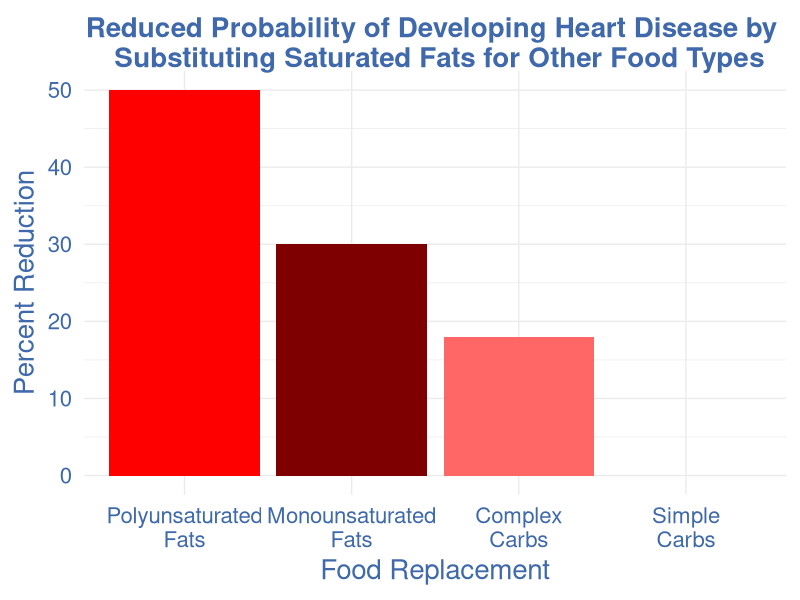

Here is the R script that generated this plot:
#Install Packages
list.of.packages <- c("ggplot2", "ggthemes")
new.packages <- list.of.packages[!(list.of.packages %in% installed.packages()[,"Package"])]
if(length(new.packages)) install.packages(new.packages)
lapply(list.of.packages, require, character.only = TRUE)

## theme

# https://material.io/design/color/the-color-system.html#tools-for-picking-colors
pal_heart <- c("#ff0000", "#7f0000", "#ff6666",  "#ffb2b2", "#E9967A","#A52A2A")
blue_heart <- "#3F69AA"

############# color pieces!
scale_fill_heart <- function(){
  
  structure(list(
    scale_fill_manual(values=pal_heart)
  ))
}

scale_color_discrete_heart <- function(){
  
  structure(list(
    scale_color_manual(values=pal_heart)
  ))
}

scale_color_continuous_heart <- function(){
  
  structure(list(
    scale_color_gradientn(colours = pal_heart)
  ))
}
##################################

theme_heart <- function(base_size = 20, base_family = "Helvetica",
                        base_line_size = base_size / 42,
                        base_rect_size = base_size / 42) {
  # Starts with theme_bw and remove most parts
  theme_bw(
    base_size = base_size,
    base_family = base_family,
    base_line_size = base_line_size,
    base_rect_size = base_rect_size
  ) %+replace%
    theme(
      axis.ticks      = element_blank(),
      axis.text       = element_text(size = 16,color=blue_heart),
      axis.title = element_text(color = blue_heart),
      legend.background = element_blank(),
      legend.key        = element_blank(),
      legend.title = element_blank(),
      panel.background   = element_blank(),
      panel.border      = element_blank(),
      strip.background  = element_blank(),
      plot.title = element_text(color = blue_heart, face = "bold"),
      plot.background   = element_blank(),
      
      complete = TRUE
    )
}

#Use stringr to modify titles 
library(stringr)
# Set working directory
setwd("~/Documents/GradSchool/MSDS455/git_repos/MSDS455_Charlie/data")

# Create fake data to recreate graph (http://www.thederrick.com/news/features/experts-heart-healthy-diet-as-effective-as-statins/article_aa659f95-386b-5249-b7ae-1b06ad201b32.html)
diet_data <- data.frame(replacement = c("Polyunsaturated Fats",
                                        "Monounsaturated Fats",
                                        "Complex Carbs",
                                        "Simple Carbs"),
                        reduction = c(50, 30, 18, 0))

# Simple bar graph
setwd("~/Documents/GradSchool/MSDS455/git_repos/MSDS455_Charlie/visualizations")
png(file = "slide_10_diet_and_heartdisease.png",width = 1000, height = 1000) 
b <- ggplot(diet_data, aes(x = reorder(replacement, -reduction), y = reduction)) + 
  xlab("Food Replacement") +
  ylab("Percent Reduction") +
  geom_bar(stat = "identity", fill = pal_heart[1:4] ) +
  scale_color_discrete_heart() + 
  theme_heart() + 
  scale_x_discrete(labels = function(x) str_wrap(x, width = 10)) + 
  ggtitle("Reduced Probability of Developing Heart Disease by \n Substituting Saturated Fats for Other Food Types") 
print(b)
dev.off()
